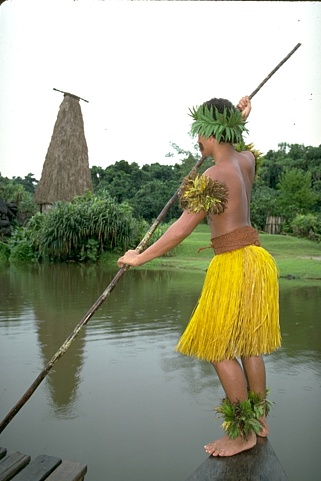
%> input picture images/im_larger.jpg, 321 x 481 px
$ octave test_functions.m   (GNU Octave 9; MATLAB toolbox functions it lacks are replaced by stand-ins)
%> lines starting %> are read from the running program, lines starting %| are printed output that depends on the picture; in (x1, y1, x2, y2) boxes, pixels count from 0 and x2, y2 are one past the last pixel; in counts of white or black regions, pixels touching at a corner belong together; the program's own positions count from 1
### compute_histogram_bins.m
function [I_b_cell,edges] = compute_histogram_bins(im,num_bins)
rows=size(im,1);
cols=size(im,2);
I_b_cell=cell(1,num_bins);
[I_b_cell{:}] = deal(zeros(rows,cols));

[N,edges]=histcounts(im,num_bins);
%[N,edges]=imhist(im,num_bins);
disp(N);

% Let im denote the rotated intensity image and let I_b(x, y) be 1 if im(x, y)
% falls in histogram bin b and 0 otherwise.
for n=1:num_bins
    I_b=I_b_cell{1,n};
    %filling the I_b matrix
    for i=1:rows
        for j=1:cols
            %n+1 -> n  histcounts -> imhist
            if im(i,j) <= edges(n+1) && im(i,j) > edges(n)
                I_b(i,j)=1;
            end
        end
    end
    %saving the matrix in the cell
    I_b_cell{1,n}=I_b;
end

end

### test_functions.m

% Authors: Ali Alessio Salman, Mar�a Silos

clc
clear all
close all

tic
%Initial conditions
%in this way is independent from the OS and the current file system
%pwd specify the current directory and filesep is '\' on windows and '/' on Linux
%has to be run inside ADIP directory
root_path = pwd;
path_im=[root_path filesep 'Images' filesep];
image = 'im_larger.jpg';
im=imread([path_im image]);
%> im is the input picture: size 481x321x3 uint8; mean R, G, B 153, 156.2, 133.6
num_bins=20;
neighbors=5; % Number of neighbouring pixels

% Convert RGB image to grayscale
if size(im,3)==3
    im=rgb2gray(im);
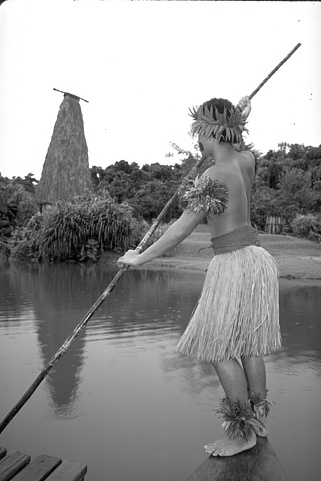
%> im: size 481x321 uint8; min 0, max 255, mean 152.6
end

array=compute_histogram_bins(im, num_bins);
%> in compute_histogram_bins, `[N,edges]=histcounts(im,num_bins);`: N = 20 values, max 45252 at index 20, min 243 at index 18, mean 7720.1; edges = 21 values from 0 to 255
%|  Columns 1 through 10:
%|      709    1117    1896    3111    5870    9148   13104   10519   13244   14096
%|  Columns 11 through 20:
%|    11622    8679    6430    4752    2623    1145     491     243     350   45252
%> after the loop in compute_histogram_bins, `for n=1:num_bins`:
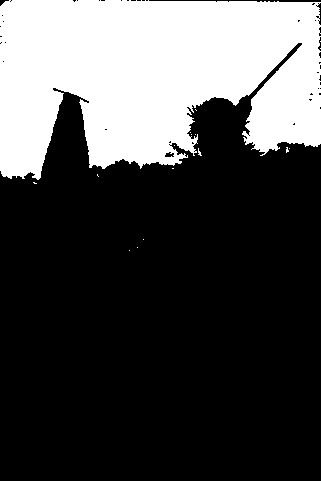
%> I_b: size 481x321 double; values 0 (black) and 1 (white), 29.3% white; 17 white regions (16 under 20 px), largest, box (x1, y1, x2, y2) and area: (0, 0, 321, 180) 45203
%> after the loop in compute_histogram_bins, `for n=1:num_bins`: I_b_cell = 20 items
%> array = 20 items
counter=0;
for i=1:num_bins
    a=array{1,i};
    b=sum(a);
    tot(i)=sum(b);
end
%> this loop made 20 passes
%> pass 1, `a=array{1,i};`:
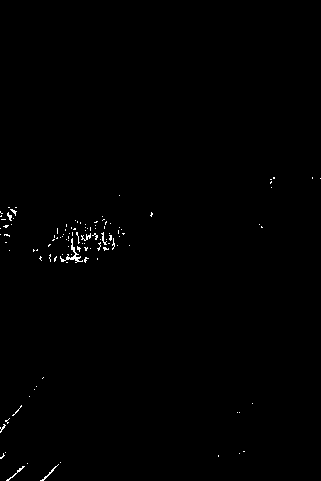
%> a: size 481x321 double; values 0 (black) and 1 (white), 0.46% white in thin lines or dots, all inside (x1, y1, x2, y2) = (0, 177, 321, 481)
%> pass 2, `a=array{1,i};`:
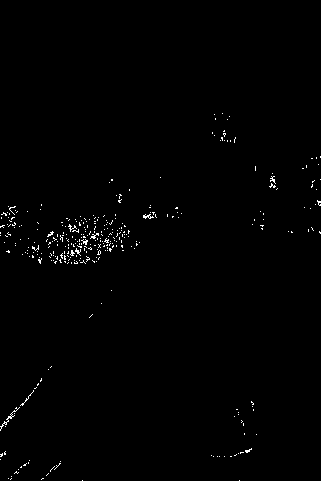
%> a: size 481x321 double; values 0 (black) and 1 (white), 0.72% white in thin lines or dots, all inside (x1, y1, x2, y2) = (0, 113, 321, 481)
%> pass 3, `a=array{1,i};`:
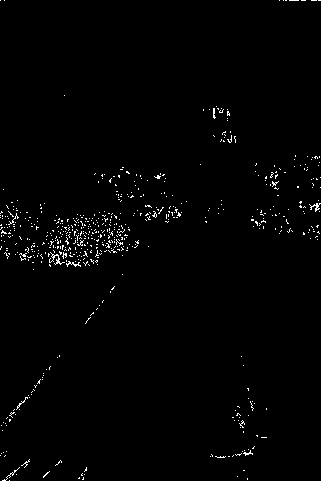
%> a: size 481x321 double; values 0 (black) and 1 (white), 1.2% white in thin lines or dots
%> after the loop, tot = 20 values, max 45252 at index 20, min 243 at index 18, mean 7720


[N,edges]=histcounts(im,num_bins);
%> edges = 21 values from 0 to 255
[counts,X]=imhist(im,num_bins);
%> counts = 20 values, max 44232 at index 20, min 228 at index 18, mean 7720.1; X = 20 values from 0 to 255
disp(tot); %should be the number of pixel of the image
%|  Columns 1 through 10:
%|      708    1117    1896    3468    5513    9148   13104   11390   12373   14096
%|  Columns 11 through 20:
%|    11622    9259    5850    4752    2623    1196     440     243     350   45252
